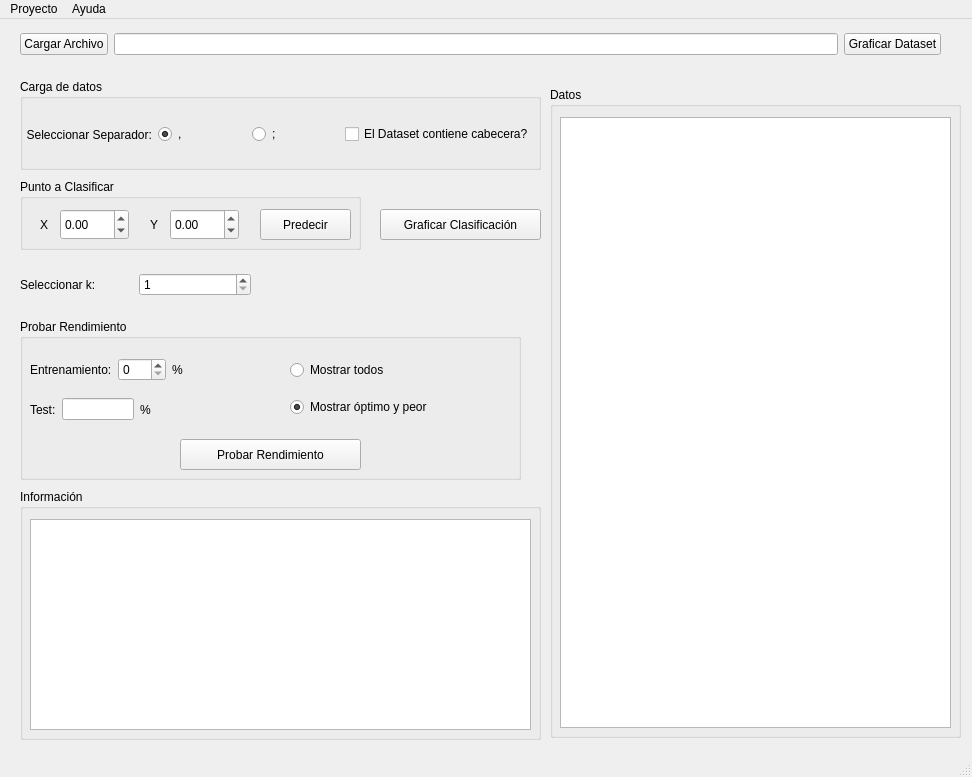
<?xml version="1.0" encoding="UTF-8"?>
<ui version="4.0">
 <class>MainWindow</class>
 <widget class="QMainWindow" name="MainWindow">
  <property name="geometry">
   <rect>
    <x>0</x>
    <y>0</y>
    <width>972</width>
    <height>777</height>
   </rect>
  </property>
  <property name="windowTitle">
   <string>MainWindow</string>
  </property>
  <widget class="QWidget" name="centralwidget">
   <widget class="QWidget" name="horizontalLayoutWidget_3">
    <property name="geometry">
     <rect>
      <x>20</x>
      <y>0</y>
      <width>921</width>
      <height>51</height>
     </rect>
    </property>
    <layout class="QHBoxLayout" name="FileLayout">
     <item>
      <widget class="QPushButton" name="cargarArchivo_btn">
       <property name="text">
        <string>Cargar Archivo</string>
       </property>
      </widget>
     </item>
     <item>
      <widget class="QLineEdit" name="input_archivo">
       <property name="readOnly">
        <bool>true</bool>
       </property>
      </widget>
     </item>
     <item>
      <widget class="QPushButton" name="graficar_btn">
       <property name="text">
        <string>Graficar Dataset</string>
       </property>
      </widget>
     </item>
    </layout>
   </widget>
   <widget class="QGroupBox" name="puntoAClasificar">
    <property name="geometry">
     <rect>
      <x>20</x>
      <y>160</y>
      <width>341</width>
      <height>71</height>
     </rect>
    </property>
    <property name="title">
     <string>Punto a Clasificar</string>
    </property>
    <widget class="QLabel" name="label_x">
     <property name="geometry">
      <rect>
       <x>20</x>
       <y>30</y>
       <width>16</width>
       <height>31</height>
      </rect>
     </property>
     <property name="text">
      <string>X</string>
     </property>
    </widget>
    <widget class="QDoubleSpinBox" name="input_x">
     <property name="geometry">
      <rect>
       <x>40</x>
       <y>30</y>
       <width>69</width>
       <height>31</height>
      </rect>
     </property>
     <property name="minimum">
      <double>-99.989999999999995</double>
     </property>
     <property name="singleStep">
      <double>0.100000000000000</double>
     </property>
    </widget>
    <widget class="QLabel" name="label_y">
     <property name="geometry">
      <rect>
       <x>130</x>
       <y>30</y>
       <width>16</width>
       <height>31</height>
      </rect>
     </property>
     <property name="text">
      <string>Y</string>
     </property>
    </widget>
    <widget class="QDoubleSpinBox" name="input_y">
     <property name="geometry">
      <rect>
       <x>150</x>
       <y>30</y>
       <width>69</width>
       <height>31</height>
      </rect>
     </property>
     <property name="minimum">
      <double>-99.989999999999995</double>
     </property>
     <property name="singleStep">
      <double>0.100000000000000</double>
     </property>
    </widget>
    <widget class="QPushButton" name="clasificar_btn">
     <property name="geometry">
      <rect>
       <x>240</x>
       <y>30</y>
       <width>91</width>
       <height>31</height>
      </rect>
     </property>
     <property name="text">
      <string>Predecir</string>
     </property>
    </widget>
   </widget>
   <widget class="QGroupBox" name="cargaDatos">
    <property name="geometry">
     <rect>
      <x>20</x>
      <y>60</y>
      <width>521</width>
      <height>91</height>
     </rect>
    </property>
    <property name="title">
     <string>Carga de datos</string>
    </property>
    <widget class="QWidget" name="horizontalLayoutWidget_2">
     <property name="geometry">
      <rect>
       <x>0</x>
       <y>30</y>
       <width>514</width>
       <height>51</height>
      </rect>
     </property>
     <layout class="QHBoxLayout" name="separatorLayout">
      <item>
       <widget class="QLabel" name="seleccionarSeparador">
        <property name="text">
         <string>  Seleccionar Separador:</string>
        </property>
       </widget>
      </item>
      <item>
       <widget class="QRadioButton" name="separador_1">
        <property name="minimumSize">
         <size>
          <width>65</width>
          <height>0</height>
         </size>
        </property>
        <property name="text">
         <string>,</string>
        </property>
        <property name="checked">
         <bool>true</bool>
        </property>
       </widget>
      </item>
      <item>
       <widget class="QRadioButton" name="separador_2">
        <property name="text">
         <string>;</string>
        </property>
       </widget>
      </item>
      <item>
       <widget class="QCheckBox" name="checkBox">
        <property name="text">
         <string>El Dataset contiene cabecera?</string>
        </property>
       </widget>
      </item>
     </layout>
    </widget>
   </widget>
   <widget class="QPushButton" name="clasificar_btn_2">
    <property name="geometry">
     <rect>
      <x>380</x>
      <y>190</y>
      <width>161</width>
      <height>31</height>
     </rect>
    </property>
    <property name="text">
     <string>Graficar Clasificación</string>
    </property>
   </widget>
   <widget class="QWidget" name="horizontalLayoutWidget">
    <property name="geometry">
     <rect>
      <x>20</x>
      <y>240</y>
      <width>231</width>
      <height>51</height>
     </rect>
    </property>
    <layout class="QHBoxLayout" name="horizontalLayout">
     <item>
      <widget class="QLabel" name="seleccionarK">
       <property name="text">
        <string>Seleccionar k:</string>
       </property>
       <property name="checked" stdset="0">
        <bool>false</bool>
       </property>
      </widget>
     </item>
     <item>
      <widget class="QSpinBox" name="input_k">
       <property name="minimum">
        <number>1</number>
       </property>
       <property name="maximum">
        <number>10</number>
       </property>
      </widget>
     </item>
    </layout>
   </widget>
   <widget class="QGroupBox" name="rendimiento">
    <property name="geometry">
     <rect>
      <x>20</x>
      <y>300</y>
      <width>501</width>
      <height>161</height>
     </rect>
    </property>
    <property name="title">
     <string>Probar Rendimiento</string>
    </property>
    <widget class="QPushButton" name="probar_btn">
     <property name="geometry">
      <rect>
       <x>160</x>
       <y>120</y>
       <width>181</width>
       <height>31</height>
      </rect>
     </property>
     <property name="text">
      <string>Probar Rendimiento</string>
     </property>
    </widget>
    <widget class="QWidget" name="horizontalLayoutWidget_4">
     <property name="geometry">
      <rect>
       <x>10</x>
       <y>30</y>
       <width>190</width>
       <height>41</height>
      </rect>
     </property>
     <layout class="QHBoxLayout" name="trainingLayout">
      <item>
       <widget class="QLabel" name="label_entrenamiento">
        <property name="text">
         <string>Entrenamiento:</string>
        </property>
       </widget>
      </item>
      <item>
       <widget class="QSpinBox" name="input_entrenamiento">
        <property name="minimum">
         <number>0</number>
        </property>
        <property name="maximum">
         <number>100</number>
        </property>
        <property name="value">
         <number>0</number>
        </property>
       </widget>
      </item>
      <item>
       <widget class="QLabel" name="label_porcentaje">
        <property name="text">
         <string>%</string>
        </property>
       </widget>
      </item>
     </layout>
    </widget>
    <widget class="QWidget" name="horizontalLayoutWidget_5">
     <property name="geometry">
      <rect>
       <x>10</x>
       <y>70</y>
       <width>121</width>
       <height>41</height>
      </rect>
     </property>
     <layout class="QHBoxLayout" name="testLayout">
      <item>
       <widget class="QLabel" name="label_test">
        <property name="text">
         <string>Test:</string>
        </property>
       </widget>
      </item>
      <item>
       <widget class="QLineEdit" name="input_test">
        <property name="readOnly">
         <bool>true</bool>
        </property>
       </widget>
      </item>
      <item>
       <widget class="QLabel" name="label_porcentaje2">
        <property name="text">
         <string>%</string>
        </property>
       </widget>
      </item>
     </layout>
    </widget>
    <widget class="QWidget" name="verticalLayoutWidget">
     <property name="geometry">
      <rect>
       <x>270</x>
       <y>30</y>
       <width>221</width>
       <height>80</height>
      </rect>
     </property>
     <layout class="QVBoxLayout" name="verticalLayout">
      <item>
       <widget class="QRadioButton" name="radioButton">
        <property name="text">
         <string>Mostrar todos</string>
        </property>
       </widget>
      </item>
      <item>
       <widget class="QRadioButton" name="radioButton_2">
        <property name="text">
         <string>Mostrar óptimo y peor</string>
        </property>
        <property name="checked">
         <bool>true</bool>
        </property>
       </widget>
      </item>
     </layout>
    </widget>
   </widget>
   <widget class="QGroupBox" name="grafico">
    <property name="geometry">
     <rect>
      <x>20</x>
      <y>470</y>
      <width>521</width>
      <height>251</height>
     </rect>
    </property>
    <property name="title">
     <string>Información</string>
    </property>
    <widget class="QTextBrowser" name="textBrowser_2">
     <property name="geometry">
      <rect>
       <x>10</x>
       <y>30</y>
       <width>501</width>
       <height>211</height>
      </rect>
     </property>
    </widget>
   </widget>
   <widget class="QGroupBox" name="datos">
    <property name="geometry">
     <rect>
      <x>550</x>
      <y>68</y>
      <width>411</width>
      <height>651</height>
     </rect>
    </property>
    <property name="title">
     <string>Datos</string>
    </property>
    <widget class="QTableWidget" name="tableWidget">
     <property name="geometry">
      <rect>
       <x>10</x>
       <y>30</y>
       <width>391</width>
       <height>611</height>
      </rect>
     </property>
     <property name="columnCount">
      <number>0</number>
     </property>
     <attribute name="horizontalHeaderShowSortIndicator" stdset="0">
      <bool>false</bool>
     </attribute>
    </widget>
   </widget>
  </widget>
  <widget class="QMenuBar" name="menubar">
   <property name="geometry">
    <rect>
     <x>0</x>
     <y>0</y>
     <width>972</width>
     <height>25</height>
    </rect>
   </property>
   <widget class="QMenu" name="menuProyecto">
    <property name="title">
     <string>Proyecto</string>
    </property>
    <addaction name="actionNuevo"/>
    <addaction name="separator"/>
    <addaction name="actionSalir"/>
   </widget>
   <widget class="QMenu" name="menuAyuda">
    <property name="title">
     <string>Ayuda</string>
    </property>
    <addaction name="actionAyuda"/>
    <addaction name="separator"/>
    <addaction name="actionSobre_nosotros"/>
   </widget>
   <addaction name="menuProyecto"/>
   <addaction name="menuAyuda"/>
  </widget>
  <widget class="QStatusBar" name="statusbar"/>
  <action name="actionNuevo">
   <property name="text">
    <string>Nuevo</string>
   </property>
  </action>
  <action name="actionSalir">
   <property name="text">
    <string>Salir</string>
   </property>
  </action>
  <action name="actionAyuda">
   <property name="text">
    <string>Ayuda</string>
   </property>
  </action>
  <action name="actionSobre_nosotros">
   <property name="text">
    <string>Sobre nosotros</string>
   </property>
  </action>
 </widget>
 <resources/>
 <connections>
  <connection>
   <sender>cargarArchivo_btn</sender>
   <signal>clicked()</signal>
   <receiver>MainWindow</receiver>
   <slot>browseSlot()</slot>
   <hints>
    <hint type="sourcelabel">
     <x>114</x>
     <y>59</y>
    </hint>
    <hint type="destinationlabel">
     <x>2</x>
     <y>56</y>
    </hint>
   </hints>
  </connection>
  <connection>
   <sender>graficar_btn</sender>
   <signal>clicked()</signal>
   <receiver>MainWindow</receiver>
   <slot>graphSlot()</slot>
   <hints>
    <hint type="sourcelabel">
     <x>614</x>
     <y>43</y>
    </hint>
    <hint type="destinationlabel">
     <x>2</x>
     <y>185</y>
    </hint>
   </hints>
  </connection>
  <connection>
   <sender>probar_btn</sender>
   <signal>clicked()</signal>
   <receiver>MainWindow</receiver>
   <slot>testSlot()</slot>
   <hints>
    <hint type="sourcelabel">
     <x>776</x>
     <y>221</y>
    </hint>
    <hint type="destinationlabel">
     <x>944</x>
     <y>241</y>
    </hint>
   </hints>
  </connection>
  <connection>
   <sender>clasificar_btn</sender>
   <signal>clicked()</signal>
   <receiver>MainWindow</receiver>
   <slot>classifySlot()</slot>
   <hints>
    <hint type="sourcelabel">
     <x>287</x>
     <y>216</y>
    </hint>
    <hint type="destinationlabel">
     <x>4</x>
     <y>270</y>
    </hint>
   </hints>
  </connection>
  <connection>
   <sender>input_entrenamiento</sender>
   <signal>valueChanged(int)</signal>
   <receiver>MainWindow</receiver>
   <slot>updateTest()</slot>
   <hints>
    <hint type="sourcelabel">
     <x>770</x>
     <y>148</y>
    </hint>
    <hint type="destinationlabel">
     <x>963</x>
     <y>137</y>
    </hint>
   </hints>
  </connection>
  <connection>
   <sender>input_archivo</sender>
   <signal>textChanged(QString)</signal>
   <receiver>MainWindow</receiver>
   <slot>updateTable()</slot>
   <hints>
    <hint type="sourcelabel">
     <x>329</x>
     <y>56</y>
    </hint>
    <hint type="destinationlabel">
     <x>-1</x>
     <y>390</y>
    </hint>
   </hints>
  </connection>
  <connection>
   <sender>input_entrenamiento</sender>
   <signal>valueChanged(int)</signal>
   <receiver>MainWindow</receiver>
   <slot>updateTrainingSet()</slot>
   <hints>
    <hint type="sourcelabel">
     <x>757</x>
     <y>143</y>
    </hint>
    <hint type="destinationlabel">
     <x>963</x>
     <y>78</y>
    </hint>
   </hints>
  </connection>
  <connection>
   <sender>input_entrenamiento</sender>
   <signal>valueChanged(int)</signal>
   <receiver>MainWindow</receiver>
   <slot>updateTable()</slot>
   <hints>
    <hint type="sourcelabel">
     <x>742</x>
     <y>129</y>
    </hint>
    <hint type="destinationlabel">
     <x>966</x>
     <y>441</y>
    </hint>
   </hints>
  </connection>
  <connection>
   <sender>clasificar_btn_2</sender>
   <signal>clicked()</signal>
   <receiver>MainWindow</receiver>
   <slot>plotGrid()</slot>
   <hints>
    <hint type="sourcelabel">
     <x>421</x>
     <y>217</y>
    </hint>
    <hint type="destinationlabel">
     <x>579</x>
     <y>244</y>
    </hint>
   </hints>
  </connection>
  <connection>
   <sender>checkBox</sender>
   <signal>clicked()</signal>
   <receiver>MainWindow</receiver>
   <slot>updateTable()</slot>
   <hints>
    <hint type="sourcelabel">
     <x>774</x>
     <y>54</y>
    </hint>
    <hint type="destinationlabel">
     <x>1</x>
     <y>435</y>
    </hint>
   </hints>
  </connection>
  <connection>
   <sender>separador_1</sender>
   <signal>clicked()</signal>
   <receiver>MainWindow</receiver>
   <slot>updateTable()</slot>
   <hints>
    <hint type="sourcelabel">
     <x>190</x>
     <y>141</y>
    </hint>
    <hint type="destinationlabel">
     <x>175</x>
     <y>252</y>
    </hint>
   </hints>
  </connection>
  <connection>
   <sender>separador_2</sender>
   <signal>clicked()</signal>
   <receiver>MainWindow</receiver>
   <slot>updateTable()</slot>
   <hints>
    <hint type="sourcelabel">
     <x>248</x>
     <y>138</y>
    </hint>
    <hint type="destinationlabel">
     <x>335</x>
     <y>250</y>
    </hint>
   </hints>
  </connection>
 </connections>
 <slots>
  <slot>browseSlot()</slot>
  <slot>graphSlot()</slot>
  <slot>testSlot()</slot>
  <slot>classifySlot()</slot>
  <slot>updateTest()</slot>
  <slot>updateTable()</slot>
  <slot>entryControl()</slot>
  <slot>updateTrainingSet()</slot>
  <slot>plotGrid()</slot>
  <slot>checkSeparator()</slot>
 </slots>
</ui>
